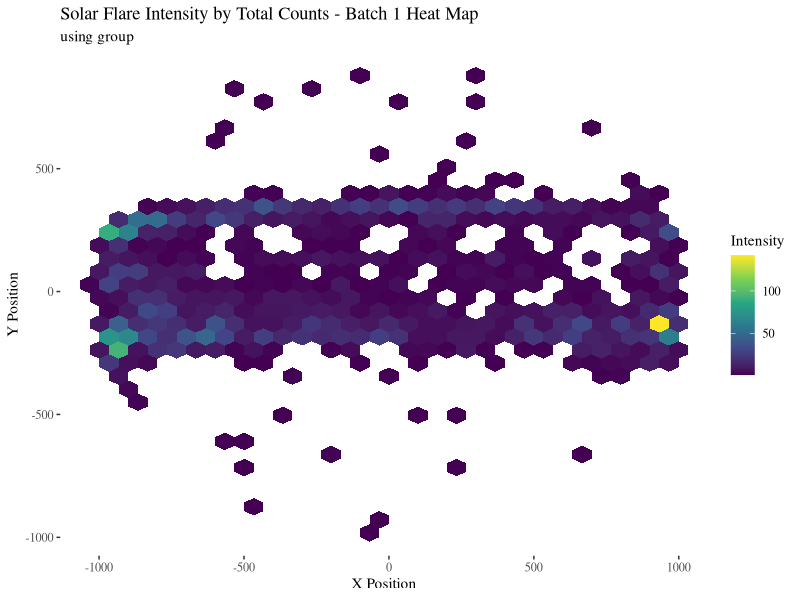
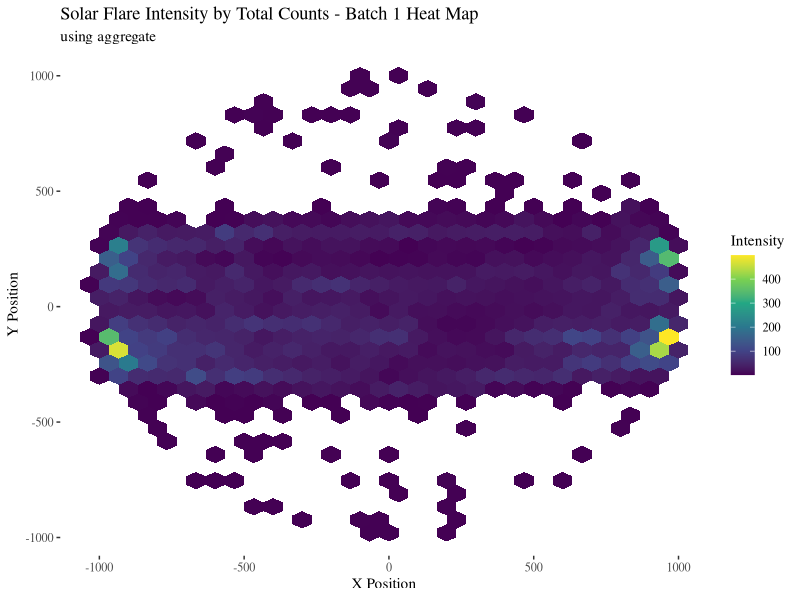
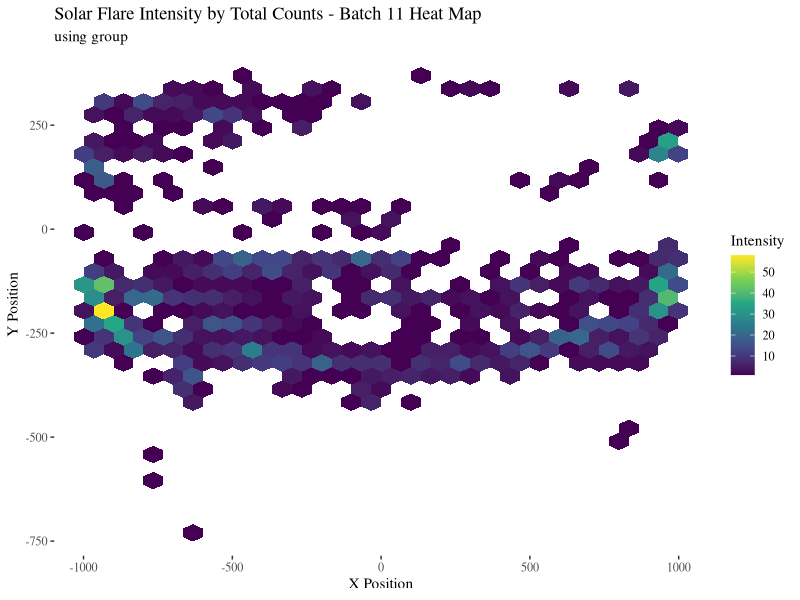
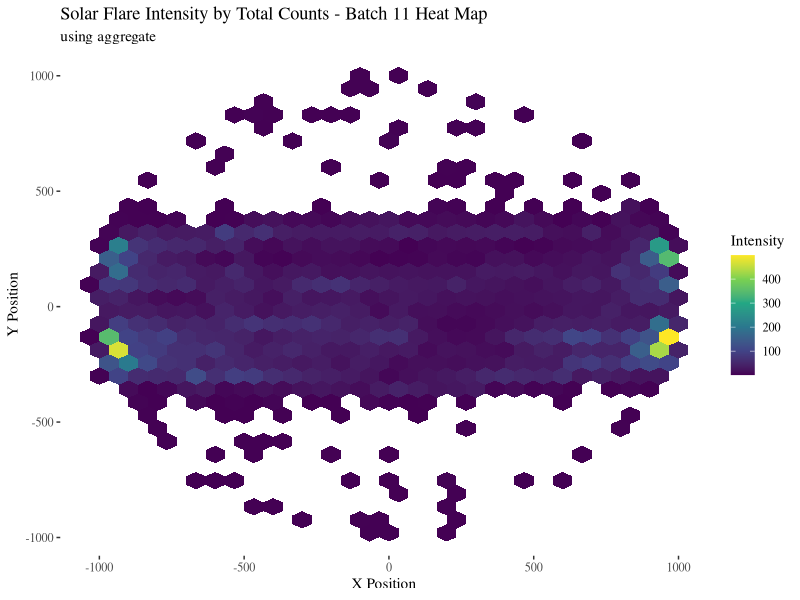
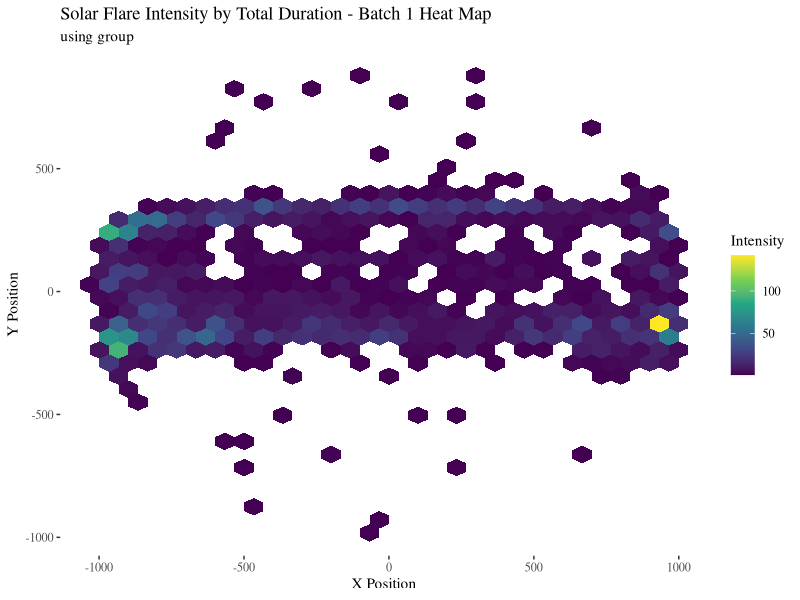
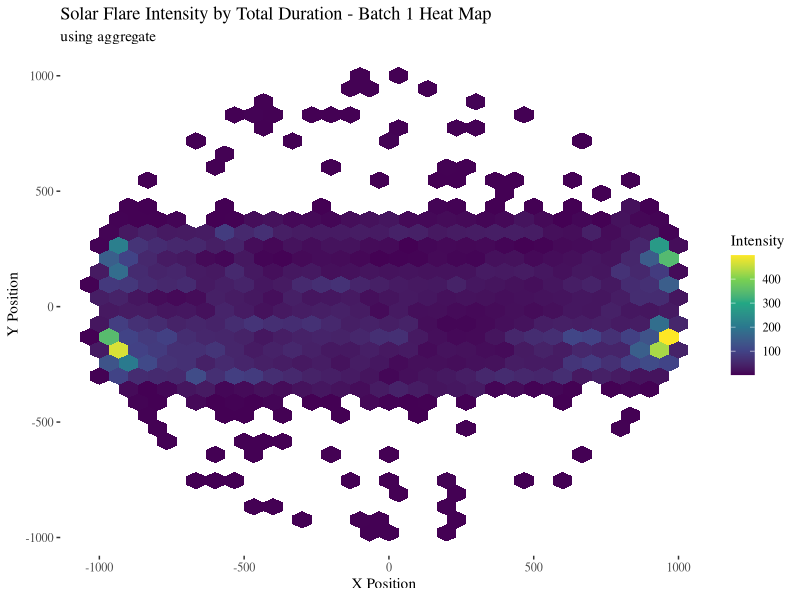
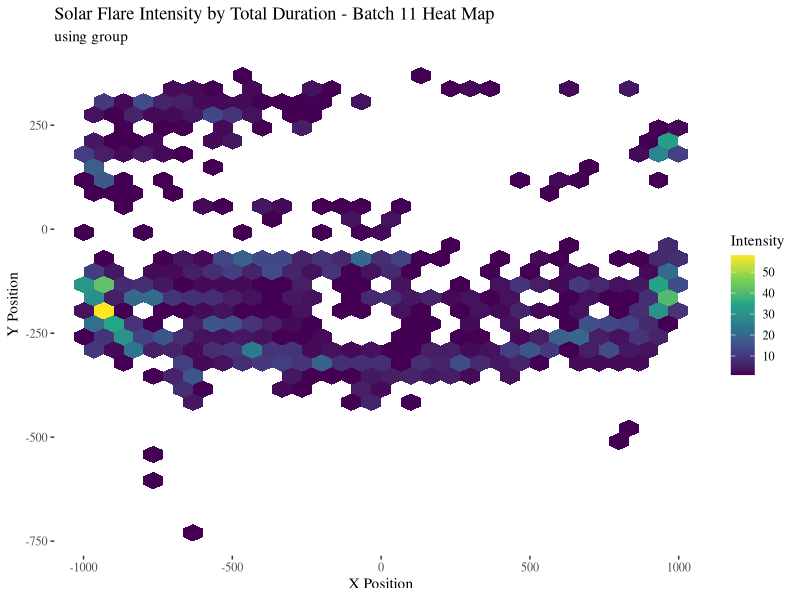
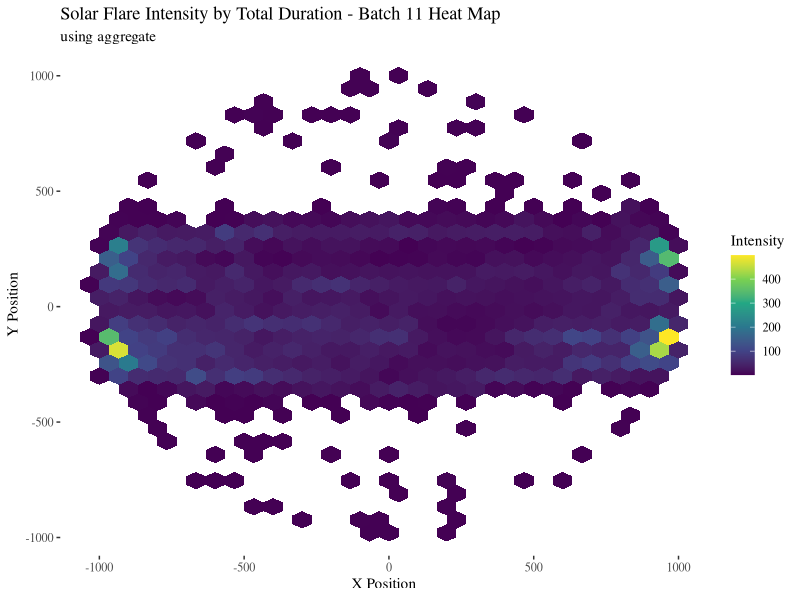

Reproduce these figures in R, in order.
# Libraries
# install.packages("readxl")
# install.packages("lubridate")
# install.packages("hexbin")
library(hexbin)
library(RColorBrewer)
library(lubridate)
library(readxl)
library(dplyr)
library(ggplot2)
library(ggthemes)

# Set directory (change this to your directory)
setwd("G:/My Drive/UH Fall 2023/COSC 3337 Data Science I/Group Project/CODE")
# setwd("C:/Users/Tyler/OneDrive/Documents/Data Science I/Group Project/Dataset")

# Read File
SolarData <- read.csv("Solar_flare_RHESSI_2004_05.csv")

# Add Date column with class Date
SolarData <- SolarData %>% mutate(Date = as.Date(paste(year, month, day, sep = "-")))

# Factor energy.kev
Energy_Levels <- c("6-12", "12-25", "25-50", "50-100", "100-300", "300-800", "800-7000", "7000-20000")
SolarData$energy.kev.f = factor(SolarData$energy.kev, levels = unique(Energy_Levels), ordered = T)

########################################################################################################################################


# TASK 1
## Method 1 - Solar Flare Intensity Estimation (based on total.counts)

# Set the parameters for batch creation
batch_size <- 4  # 4 months per batch
overlap <- 2     # 2-month overlap
start_date <- as.Date("2004-01-01")

for (i in 1:11) {
  batch_start_date <- start_date %m+% months(overlap * (i - 1))
  batch_end_date <- batch_start_date %m+% months(batch_size) - days(1)
  

  # Filter the data for the current batch
  batch_data <- SolarData %>%
    filter(Date >= batch_start_date, Date <= batch_end_date)
  
  method1_intensity <- batch_data %>%
    group_by(x.pos.asec, y.pos.asec) %>%
    summarise(total_intensity = sum(total.counts))
  
  intensity_by_location_method1 <- aggregate(SolarData$total.counts, 
                                             by=list(X=SolarData$x.pos.asec, Y=SolarData$y.pos.asec), sum)
  colnames(intensity_by_location_method1) <- c("x", "y", "total_intensity")
  
    # Create a heat map for the current batch
  if (i == 1 || i == 11) {
    intesity_map <- ggplot(method1_intensity, aes(x = `x.pos.asec`, y = `y.pos.asec`)) +
      geom_hex() + scale_fill_continuous(type = "viridis") +
      labs(title = paste("Solar Flare Intensity by Total Counts - Batch", i, "Heat Map"), x = "X Position", y = "Y Position", fill = "Intensity", subtitle = "using group") + theme_tufte()
    print(intesity_map)

    intesity_map2 <- ggplot(intensity_by_location_method1, aes(x = `x`, y = `y`)) +
      geom_hex() + scale_fill_continuous(type = "viridis") +
      labs(title = paste("Solar Flare Intensity by Total Counts - Batch", i, "Heat Map"), x = "X Position", y = "Y Position", fill = "Intensity", subtitle = "using aggregate") + theme_tufte()
    print(intesity_map2)
  }
}


for (i in 1:11) {
  batch_start_date <- start_date %m+% months(overlap * (i - 1))
  batch_end_date <- batch_start_date %m+% months(batch_size) - days(1)
  
  
  # Filter the data for the current batch
  batch_data <- SolarData %>%
    filter(Date >= batch_start_date, Date <= batch_end_date)
  
  method2_intensity <- batch_data %>%
    group_by(x.pos.asec, y.pos.asec) %>%
    summarise(total_duration = sum(duration.s))
  
  intensity_by_location_method2 <- aggregate(SolarData$duration.s, 
                                             by=list(X=SolarData$x.pos.asec, Y=SolarData$y.pos.asec), sum)
  colnames(intensity_by_location_method2) <- c("x", "y", "total_duration")
  
  if (i == 1 || i == 11) {
    # Create a heat map for the current batch
    intesity_map3 <- ggplot(method2_intensity, aes(x = `x.pos.asec`, y = `y.pos.asec`)) +
      geom_hex() + scale_fill_continuous(type = "viridis") +
      labs(title = paste("Solar Flare Intensity by Total Duration - Batch", i, "Heat Map"), x = "X Position", y = "Y Position", fill = "Intensity", subtitle = "using group") + theme_tufte()
    print(intesity_map3)
    
    intesity_map4 <- ggplot(intensity_by_location_method2, aes(x = `x`, y = `y`)) +
      geom_hex() + scale_fill_continuous(type = "viridis") +
      labs(title = paste("Solar Flare Intensity by Total Duration - Batch", i, "Heat Map"), x = "X Position", y = "Y Position", fill = "Intensity", subtitle = "using aggregate") + theme_tufte()
    print(intesity_map4)
  }
}
